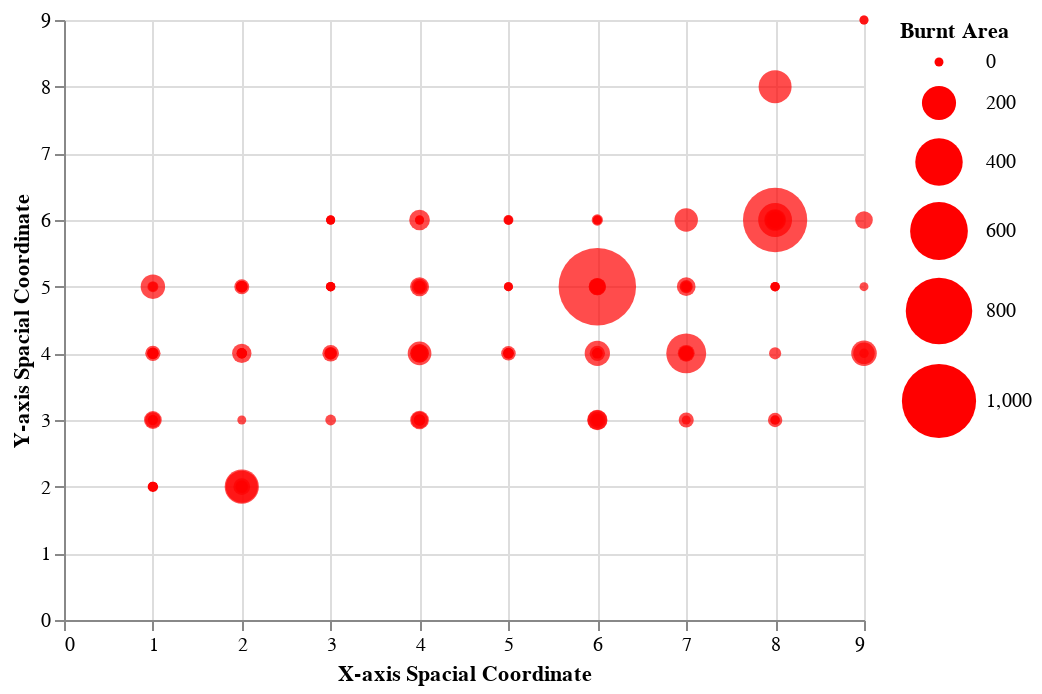

Notebook code cell kept with this figure:
### Markdown cell above
#### Numeric Columns

### Code cell
# location of the burnt areas --> (8, 7) and (6, 5) stand out!
alt.Chart(train_set).mark_circle().encode(
    x = alt.X("X",
              title = "X-axis Spacial Coordinate"),
    y = alt.Y("Y",
              title = "Y-axis Spacial Coordinate"),
    size = alt.Size("area",
                    scale = alt.Scale(range = (20, 1500)),
                    title = "Burnt Area")
).configure_mark(
    color = "red",
    opacity = 0.7
)

### Figure 1 — Vega-Lite specification as saved in the notebook (floating-point values rounded to 4 significant figures; data arrays with more than 128 entries replaced by an {"elided": "..."} marker saying what was removed)
{"config": {"view": {"continuousWidth": 400, "continuousHeight": 300}, "mark": {"color": "red", "opacity": 0.7}}, "data": {"name": "data-e0bda87007f42779033a993ab5a8062f"}, "mark": "circle", "encoding": {"size": {"type": "quantitative", "field": "area", "scale": {"range": [20, 1500]}, "title": "Burnt Area"}, "x": {"type": "quantitative", "field": "X", "title": "X-axis Spacial Coordinate"}, "y": {"type": "quantitative", "field": "Y", "title": "Y-axis Spacial Coordinate"}}, "$schema": "https://vega.github.io/schema/vega-lite/v4.8.1.json", "datasets": {"data-e0bda87007f42779033a993ab5a8062f": {"elided": "413 records"}}}
